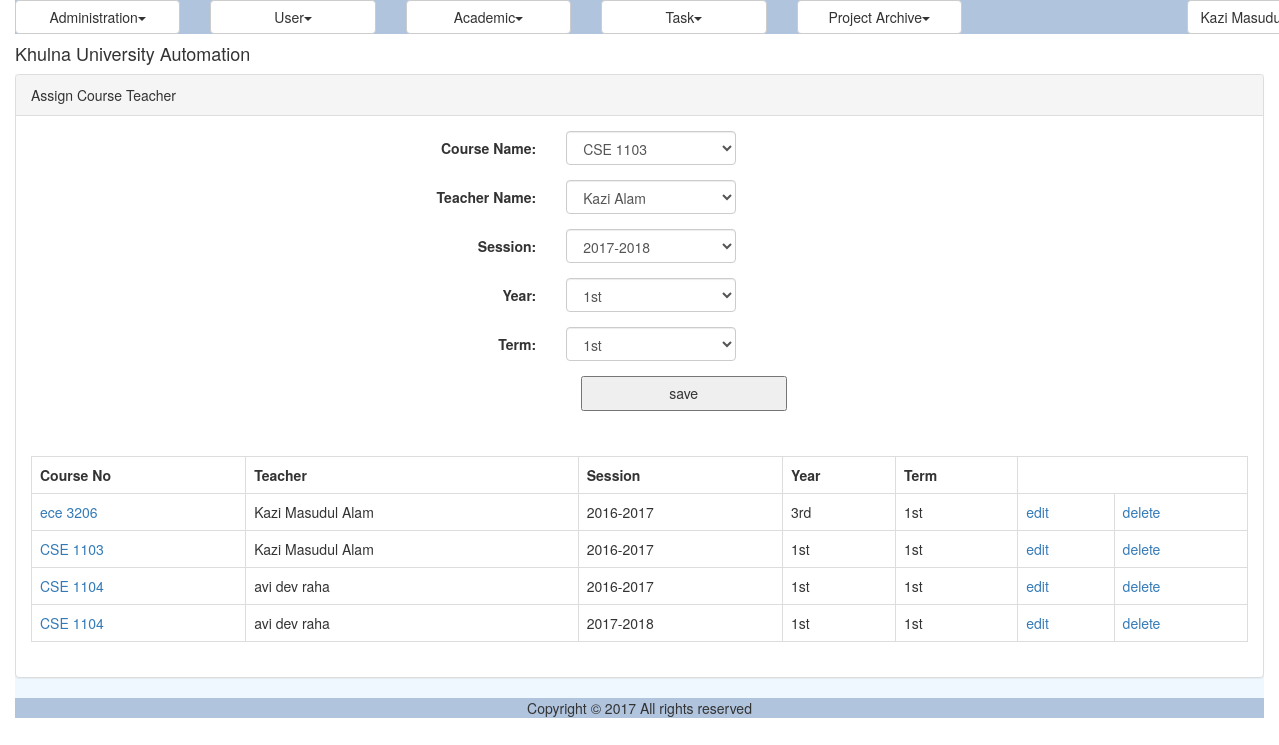
The page /course_teacher.php (signed in) on the database its author committed.
### tables this page shows
CREATE TABLE IF NOT EXISTS `reg_course` (
  `ID` varchar(40) NOT NULL,
  `CourseNo` varchar(40) NOT NULL,
  `Title` varchar(100) NOT NULL,
  `Credit` double NOT NULL,
  `CourseTypeID` varchar(40) NOT NULL,
  `DisciplineID` varchar(40) NOT NULL,
  `PrequisiteID` varchar(40) DEFAULT NULL,
  `IsDeleted` tinyint(1) NOT NULL,
  PRIMARY KEY (`ID`)
);

CREATE TABLE IF NOT EXISTS `ums_user` (
  `ID` varchar(40) NOT NULL,
  `UniversityID` varchar(20) NOT NULL,
  `Email` varchar(50) NOT NULL,
  `Password` varchar(255) NOT NULL,
  `FirstName` varchar(50) DEFAULT NULL,
  `MiddleName` varchar(50) DEFAULT NULL,
  `LastName` varchar(50) DEFAULT NULL,
  `DisciplineID` varchar(40) DEFAULT NULL,
  `Status` varchar(20) DEFAULT NULL,
  `IsLogged` varchar(10) DEFAULT NULL,
  `IsArchived` varchar(10) DEFAULT NULL,
  `IsDeleted` varchar(10) DEFAULT NULL,
  PRIMARY KEY (`ID`),
  UNIQUE KEY `Email` (`Email`),
  UNIQUE KEY `UniversityID` (`UniversityID`)
);

CREATE TABLE IF NOT EXISTS `reg_registration_session` (
  `ID` varchar(40) NOT NULL,
  `Name` varchar(30) NOT NULL,
  PRIMARY KEY (`ID`)
);

CREATE TABLE IF NOT EXISTS `reg_year` (
  `ID` varchar(40) NOT NULL,
  `Name` varchar(20) NOT NULL,
  PRIMARY KEY (`ID`)
);

CREATE TABLE IF NOT EXISTS `reg_term` (
  `ID` varchar(40) NOT NULL,
  `Name` varchar(20) NOT NULL,
  PRIMARY KEY (`ID`)
);

### modules/registration/ui/view.course_teacher.inc (the view, shortened to what the rows shown need)
<?php
include_once 'blade/view.course_teacher.blade.inc';
include_once COMMON.'class.common.inc';
include_once COMMON.'class.common.course.inc';
?>
<div class="panel panel-default">
<div class="panel-body">
<table class="table table-bordered">
		<?php
		$Result = $_CourseTeacherBAO->getAllCourseTeachers();
		if($Result->getIsSuccess()){
			$CourseTeachers = $Result->getResultObject();
			?>
			<tr>
				<th>Course No</th>
				<th>Teacher</th>
				<th>Session</th>
				<th>Year</th>
				<th>Term</th>
			</tr>
			<?php
			for($i = 0; $i < sizeof($CourseTeachers); $i++) {
				$CourseTeacher = $CourseTeachers[$i];
				?>
				<tr>
					<td>
					<a href="course.php?edit=<?php echo $CourseTeacher->getCourse()->getID(); ?>">
					<?php echo $CourseTeacher->getCourse()->getCourseNo(); ?>
					</a>
					</td>
					<td><?php echo $CourseTeacher->getTeacher()->getFullName(); ?></td>
					<td><?php echo $CourseTeacher->getSession()->getName(); ?></td>
					<td><?php echo $CourseTeacher->getYear()->getName(); ?></td>
					<td><?php echo $CourseTeacher->getTerm()->getName(); ?></td>
					<td><a href="?edit=<?php echo $CourseTeacher->getID(); ?>" onclick="return confirm('sure to edit !'); " >edit</a></td>
					<td><a href="?del=<?php echo $CourseTeacher->getID(); ?>" onclick="return confirm('sure to delete !'); " >delete</a></td>
				</tr>
				<?php
			}
		}
		else{
		echo $Result->getResultObject();
	}
	?>
</table>
</div>
</div>

### rows shown on the page
reg_course: CourseNo "ece 3206"
ums_user: $CourseTeacher->getTeacher()->getFullName() "Kazi Masudul Alam"
reg_registration_session: Name "2016-2017"
reg_year: Name "3rd"
reg_term: Name "1st"
reg_course: CourseNo "CSE 1103"
reg_year: Name "1st"
reg_course: CourseNo "CSE 1104"
ums_user: $CourseTeacher->getTeacher()->getFullName() "avi dev raha"
reg_registration_session: Name "2017-2018"

### other values the page prints
$globalMenu[$i]->getTitle() "Administration User Academic Task Project Archive"
$CurrentUser->getFullName() "Kazi…"
form field courseid "CSE 1103"
form field teacherid "Kazi Alam"
form field session "2017-2018"
form field yearid "1st"
form field termid "1st"
